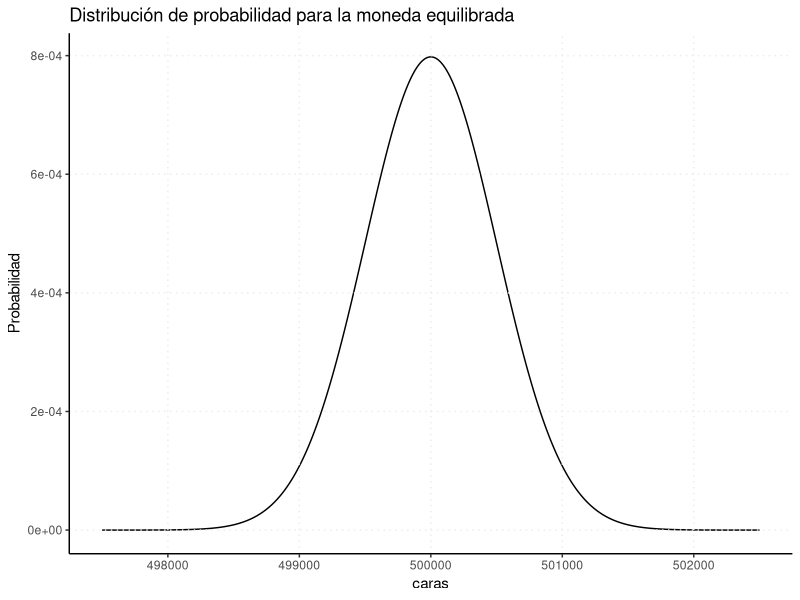

This chart was generated by the following R code:
########################################################

## TP en RStudio de Estadística para Economistas I #################

## Cátedra de Tamara Burdisso – FCE-UNLP ##################

## Este ejercicio fuer elaborado por Esteban Rodriguez ########

## para el curso de Estadística FCE-UBA de Tamara Burdisso ##########

##durante los años 2018 a 2022   ##################

########################################################

## Segunda Parte - Ejercicio 13 #########################

########################################################


## Aproximación de la Binomial por la Normal


#' En la primera parte del TP se lanzó una moneda equilibrada 1 millón de veces, obteniéndose 
#' proporciones de caras y cecas cercanas al 50%-50%. En este ejercicio analizaremos qué tan 
#' probable es obtener resultados distintos a estos.
#' En principio, la cantidad de resultados "cara" en 1 millón de lanzamientos puede ser cualquier
#' número entre 0 y 1 millón. Dado que la probabilidad de que se obtenga "cara" en un lanzamiento 
#' en particular es la misma en todos los lanzamientos, la distribución de probabilidades de la 
#' cantidad de caras obtenidas se puede representar como una variable Binomial con parámetros 
#' n=1000000 y p=0.5, ya que la moneda es equilibrada. Sin embargo, dado el alto valor de 'n', 
#' puede ser dificultoso calcular la distribución binomial. Como se vio en clase, la Distribución 
#' Normal puede dar una buena aproximación de la distribución binomial cuando se cumple que np>10 
#' y nq>10. 

#' ¿Se cumplen los supuestos para el caso de moneda equilibrada?


###### Ejecutar desde aqui #################################
library(tidyverse)
n <- 1000000
p_eq <- 0.5
paste("np = ",n*p_eq)
paste("nq = ",n*(1-p_eq))
###### Hasta aqui ##########################################


#' ¿Cuál es la media y el desvío de la distribución normal utilizada para
#' aproximar la distribución de la cantidad de caras obtenidas con la moneda equilibrada?


###### Ejecutar desde aqui #################################
paste('La media es:', n*p_eq)
paste('El desvío es:', sqrt(n*p_eq*(1-p_eq)))
###### Hasta aqui ##########################################


#' Realizar el gráfico de esta distribución


###### Ejecutar desde aqui #################################
data.frame(caras=c(497500:502500), 
           Probabilidad=dnorm(c(497500:502500),mean=n*p_eq, sd=sqrt(n*p_eq*(1-p_eq)))) %>%
  ggplot(aes(x=caras, y=Probabilidad)) +
  geom_line() +
  theme_classic() +
  ggtitle("Distribución de probabilidad para la moneda equilibrada") +
  theme(panel.grid.major.y = element_line(linetype = "dotted"),
        panel.grid.major.x = element_line(linetype = "dotted"),
        panel.background = element_blank(),
        panel.ontop = TRUE)
###### Hasta aqui ##########################################


#' ¿Cuál es la probabilidad de que se obtenga más de un 50.3% de caras?
#' Es decir, más de 503000 caras del millón de lanzamientos
#' Utilice la distribución Normal para aproximar la binomial e interprete los resultados.


###### Ejecutar desde aqui #################################
p_aproximada <- 1-pnorm(503000,mean=n*p_eq, sd=sqrt(n*p_eq*(1-p_eq)))
p_aproximada
###### Hasta aqui ##########################################


#' Si hubiese podido calcular la distribución Binomial, por ejemplo, usando R,
#' ¿Cuál sería la probabilidad exacta de que salgan más de 503000 caras del millón de lanzamientos


###### Ejecutar desde aqui #################################
p_exacta <- 1 - pbinom(503000, 1000000, prob=0.5)
p_exacta
###### Hasta aqui ##########################################


#' ¿Cuál es la diferencia entre la probabilidad aproximada por la normal y la exacta?


###### Ejecutar desde aqui #################################
p_exacta - p_aproximada
###### Hasta aqui ##########################################


#' ¿Considera que la aproximación mediante la Normal es razonable?

#' Sin embargo, recuerde que cuando se aproxima una variable discreta (binomial) mediante
#' una variable continua (normal) es recomendable aplicar un "factor de corrección".
#' En este caso, al hacer la aproximación con la normal tendríamos que haber calculado la
#' probabilidad de que la variable sea mayor a 503000 + 0.5.
#' ¿Cuál es esta probabilidad?


###### Ejecutar desde aqui #################################
p_aproximada_factor_correccion <- 1-pnorm(503000+0.5,mean=n*p_eq, sd=sqrt(n*p_eq*(1-p_eq)))
p_aproximada_factor_correccion
###### Hasta aqui ##########################################


#' Una vez aplicado el factor de corrección ¿Cuál es la diferencia entre la probabilidad 
#' aproximada por la normal y la exacta?


###### Ejecutar desde aqui #################################
p_exacta - p_aproximada_factor_correccion
###### Hasta aqui ##########################################


#' La aplicación del factor de corrección, ¿mejoró o empeoró la aproximación?


#' ¿Cuál es la probabilidad de que se obtenga menos de un 50.1% de caras?
#' Es decir, menos de 501000 caras del millón de lanzamientos
#' Utilice la distribución Normal para aproximar la binomial, probando tanto con o sin el 
#' factor de corrección para comparar los resultados. Interprete los resultados.

# Sin factor de corrección
###### Ejecutar desde aqui #################################
p_aproximada <- pnorm(501000,mean=n*p_eq, sd=sqrt(n*p_eq*(1-p_eq)))
p_aproximada
###### Hasta aqui ##########################################


# Con factor de corrección
###### Ejecutar desde aqui #################################
p_aproximada_factor_correccion <- pnorm(501000-0.5,mean=n*p_eq, sd=sqrt(n*p_eq*(1-p_eq)))
p_aproximada_factor_correccion
###### Hasta aqui ##########################################


#' Si hubiese podido calcular la distribución Binomial, por ejemplo, usando R, 
#' ¿Cuál sería la probabilidad exacta de que salgan menos de 501000 caras del millón de lanzamientos


###### Ejecutar desde aqui #################################
p_exacta <- pbinom(501000-1, 1000000, prob=0.5)
p_exacta
###### Hasta aqui ##########################################

# ¿Cuál es la diferencia entre la probabilidad exacta y ambas aproximaciones?


###### Ejecutar desde aqui #################################
p_exacta - p_aproximada
p_exacta - p_aproximada_factor_correccion
###### Hasta aqui ##########################################


#' La aplicación del factor de corrección, ¿mejoró o empeoró la aproximación?


#' ¿Cuál es la probabilidad de que se obtenga entre 49,99% y 50,01% de caras?
#' Es decir, entre 499900 y 500100 caras en el millón de lanzamientos.
#' Utilice la distribución Normal para aproximar la binomial, 
#' probando tanto con o sin el factor de corrección para comparar los resultados.
#' Interprete los resultados.


###### Ejecutar desde aqui #################################
p_aproximada <- pnorm(500100,mean=n*p_eq, sd=sqrt(n*p_eq*(1-p_eq))) - pnorm(499900,mean=n*p_eq, sd=sqrt(n*p_eq*(1-p_eq))) 
p_aproximada_factor_correccion <-  pnorm(500100+0.5,mean=n*p_eq, sd=sqrt(n*p_eq*(1-p_eq))) - pnorm(499900-0.5,mean=n*p_eq, sd=sqrt(n*p_eq*(1-p_eq)))
p_aproximada
p_aproximada_factor_correccion
###### Hasta aqui ##########################################


#' Si hubiese podido calcular la distribución Binomial, por ejemplo, usando R, 
#' ¿Cuál sería la probabilidad exacta de que salgan entre 499900 y 500100 caras del millón de lanzamientos


###### Ejecutar desde aqui #################################
p_exacta <-  pbinom(500100, 1000000, prob=0.5) - pbinom(499899, 1000000, prob=0.5)
p_exacta
###### Hasta aqui ##########################################


# ¿Cuál es la diferencia entre la probabilidad exacta y ambas aproximaciones?


###### Ejecutar desde aqui #################################
p_exacta - p_aproximada
p_exacta - p_aproximada_factor_correccion
###### Hasta aqui ##########################################


#' La aplicación del factor de corrección, ¿mejoró o empeoró la aproximación?

